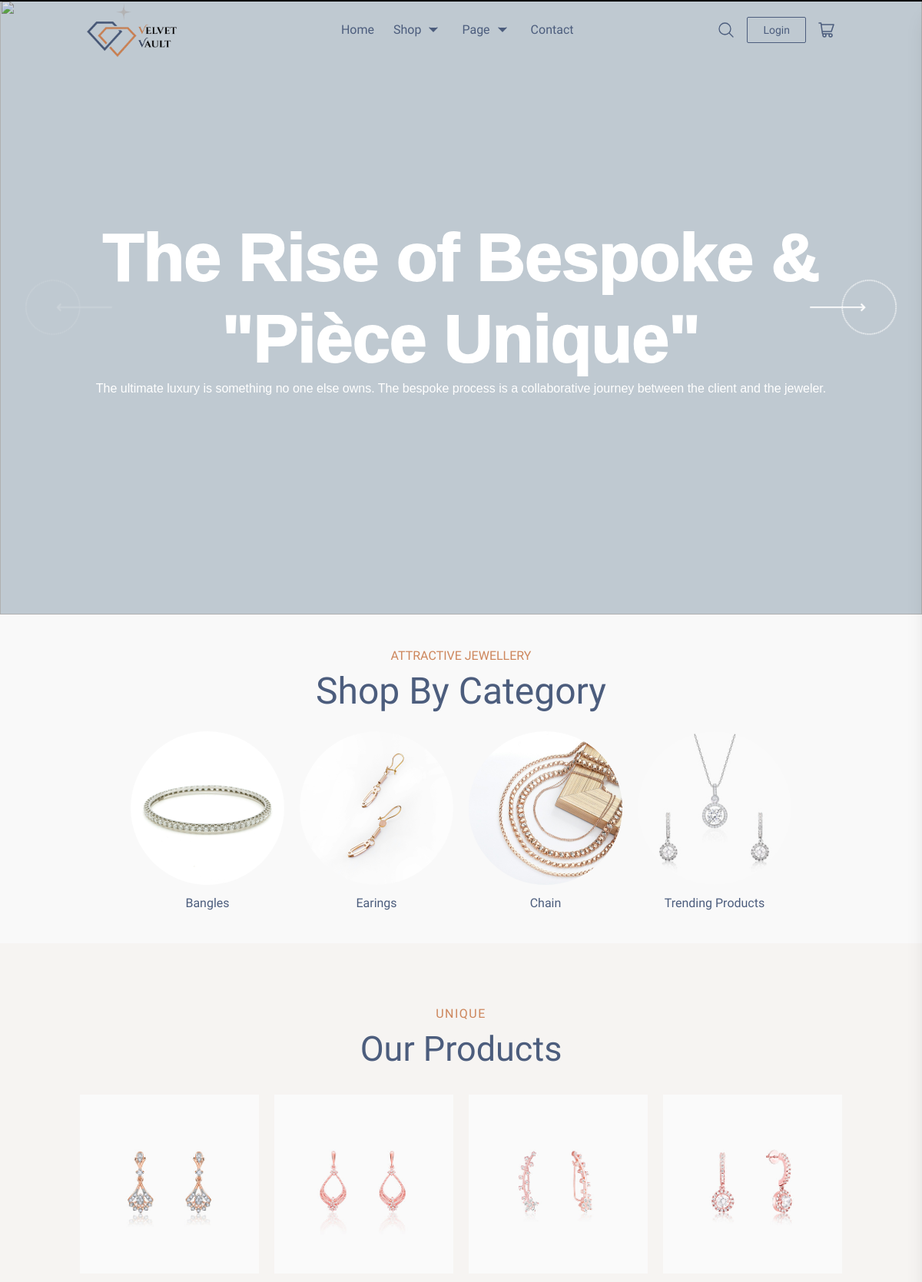
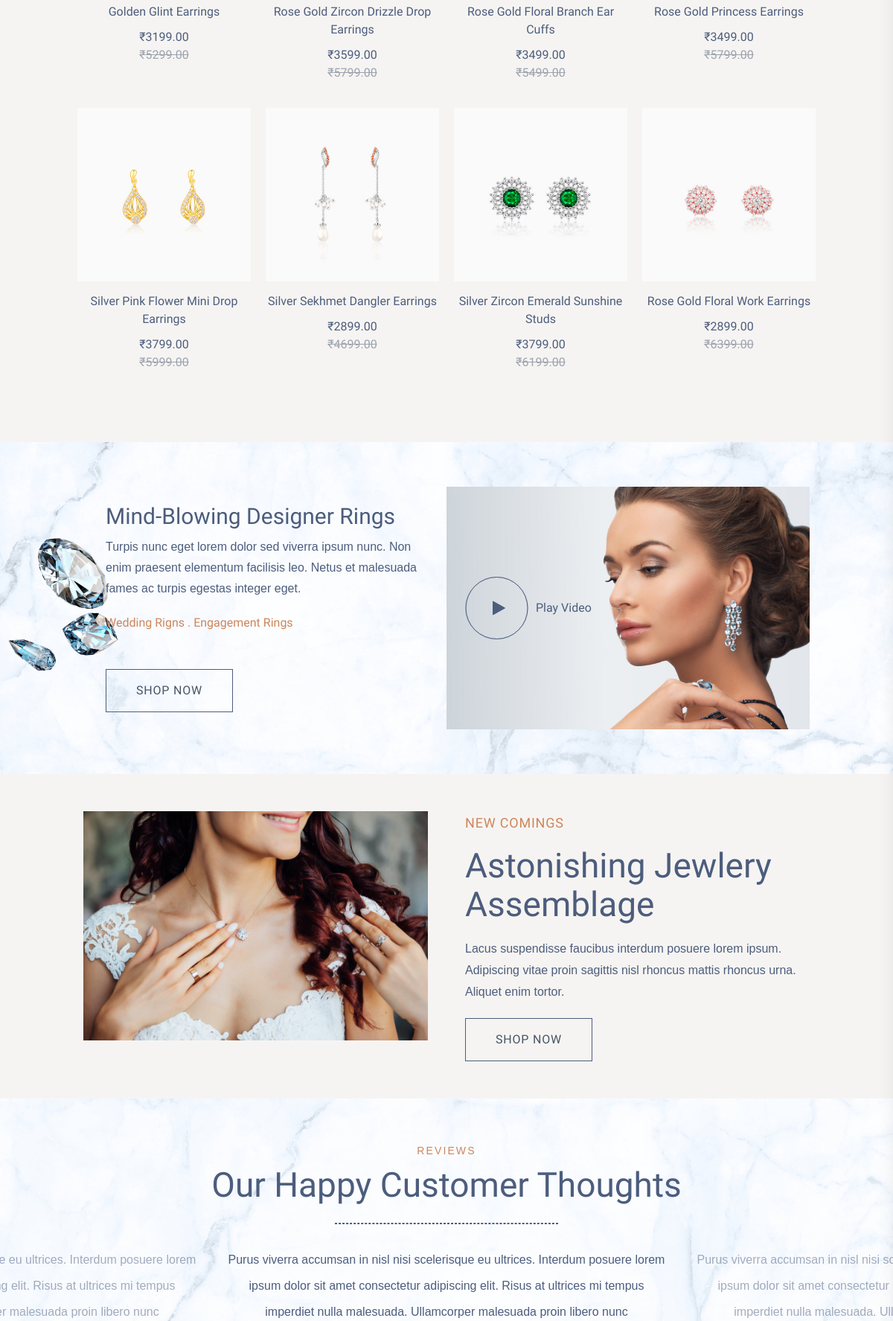
The page / (upper part) on the database its author committed (2 pictures, top to bottom).
### store/models.py (models this page shows, shortened)
class Collection(models.Model):
    name = models.CharField(max_length=20, unique=True)
    description = models.TextField(max_length=200, blank=True, null=True)
    image = models.ImageField(upload_to='collections/', blank=True, null=True)
    is_active = models.BooleanField(default=True)
    created_at = models.DateTimeField(auto_now_add=True)
    products = models.ManyToManyField(
        'JewelryItem',
        related_name='collections',
        blank=True
    )

class JewelryItem(models.Model):
    name = models.CharField(max_length=100, unique=True)
    description = models.TextField(max_length=250, null=True)
    price = models.DecimalField(max_digits=10, decimal_places=2, default=Decimal('0.00'))
    discount_price = models.DecimalField(max_digits=10, decimal_places=2, default=Decimal('0.00'))
    stock = models.PositiveIntegerField(default=0)
    slug = models.SlugField(unique=True, null=True, blank=True)
    category = models.CharField(max_length=50)
    brand = models.CharField(max_length=100, blank=True, null=True)
    image = models.ImageField(upload_to='products/', blank=True, null=True)
    sku = models.CharField(max_length=50)
    created_at = models.DateTimeField(auto_now_add=True)
    updated_at = models.DateTimeField(auto_now=True)
    is_active = models.BooleanField(default=True)

### store/views.py (the view, shortened to what this page needs)
# urls.py: path('', home_page, name='home_page'),
def home_page(request):
    collections = Collection.objects.all()
    products = JewelryItem.objects.all()
    cart = request.session.get('cart', {})
    cart_items = []
    return render(request, 'store/index.html', {'products': products, 'collections': collections, 'page_title': 'Home', 'cart_items': cart_items})

### store/context_processors.py (called while the page is built, shortened)
def cart_items(request):
    cart = request.session.get('cart', {})
    items = []
    cart_count = sum(item['quantity'] for item in cart.values())
    subtotal = 0
    return {
        'cart_items': items,
        'cart_count': sum(item['quantity'] for item in cart.values()),
        'cart_subtotal': subtotal
    }

### store/templates/store/index.html (shortened to what this page needs)
{% extends "store/master.html" %}
{% load static %}
{% block content %}
    <div class="fashion-slider">
      <div class="swiper">
        <div class="swiper-wrapper">
          <div class="swiper-slide" data-slide-bg-color="#BFC9D1">
            <div class="fashion-slider-title" data-swiper-parallax="-130%">
               <div class="slider-text-content">
                <div class="fashion-slider-title-text">The Rise of Bespoke & "Pièce Unique"</div>
              <p>The ultimate luxury is something no one else owns. The bespoke process is a collaborative journey between the client and the jeweler.</p>
               </div>
            </div>
            <div class="fashion-slider-scale">
              <img src="{% static '/images/slider1.jpg' %}">
            </div>
          </div>
        </div>
        <div class="fashion-slider-button-prev fashion-slider-button">
        </div>
        <div class="fashion-slider-button-next fashion-slider-button">
        </div>
      </div>
    </div>
<section class="bg-[#f9f9f9] py-[40px]">
  <div class="container mx-auto">
    <div class="text-center mb-7">
      <p class="uppercase text-[#cd865c] mb-2 text-base/7"
         data-aos="fade-up" data-aos-duration="1200">
        ATTRACTIVE JEWELLERY
      </p>
      <h2 class="text-5xl text-[#4c5d7d]"
          data-aos="fade-down" data-aos-delay="200" data-aos-duration="1200">
        Shop By Category
      </h2>
    </div>
    <div class="flex flex-wrap gap-5 justify-center">
      {% for collection in collections %}
      <div class="collection-card">
        <div class="wrapper rounded-full">
          <a href="{% url 'collection_page' collection.id %}">
            <img src="{{ collection.image.url }}" alt=""
                 class="rounded-full w-full h-full cover">
          </a>
          <a href="{% url 'collection_page' collection.id %}"
             class="text-center mt-3 text-[#4c5d7d] block hover:text-[#cd865c] transition duration-500">
            {{ collection.name }}
          </a>
        </div>
      </div>
      {% endfor %}
    </div>
  </div>
</section>
<section class="our-product-section py-20 px-0">
  <div class="container mx-auto px-4">
    <p class="product-caption text-[#cd865c] tracking-[1.5px] leading-normal text-base font-medium text-center" data-aos="fade-up" data-aos-duration="800">
      UNIQUE
    </p>
    <h2 class="product-title font-['Proza_Libre'] text-[45px] text-center text-[#4c5d7d] font-normal mb-[25px]"data-aos="fade-down" data-aos-delay="200" data-aos-duration="800">
      Our Products
    </h2>
    <div id="product-container" class="hidden grid grid-cols-1 sm:grid-cols-3 lg:grid-cols-4 gap-5">
      {% for product in products|slice:":8" %}
      <div class="product-card group text-center text-[#4c5d7d] overflow-hidden transition-all duration-500 ease-in-out">
        <div class="product-hover-main relative overflow-hidden">
          {% if product.image %}
          <a href="{% url 'product_detail' product.slug %}" class="block">
            <img
              src="{{ product.image.url }}"
              alt="{{ product.name }}"
              class="w-full skeleton h-auto cursor-pointer block transition-transform duration-[250ms] ease-in-out group-hover:scale-110"
            />
          </a>
          {% else %}
          <img
            src="{% static 'images/placeholder.jpg' %}"
            alt="Placeholder"
            class="w-full h-auto"
          />
          {% endif %}
        </div>
        <div class="product-info relative z-10 py-[15px] px-0">
          <a href="{% url 'product_detail' product.id %}">
            <h3 class=" product-name font-['Proza_Libre'] font-medium text-base mb-[10px] text-[#4c5d7d] hover:text-[#cd865c] transition-all duration-500 ease-in-out cursor-pointer">
              {{ product.name }}
            </h3>
          </a>
          <p class="product-price text-[#4c5d7d]">₹{{ product.price }}</p>
          <p class="product-price text-gray-400 line-through">₹{{ product.discount_price }}</p>
        </div>
      </div>
      {% empty %}
      <p class="w-full text-center">The vault is currently empty. Check back soon!</p>
      {% endfor %}
    </div>
  </div>
</section>
    <section class="video-with-text" style="background-image: url('{% static "images/sectionbackground.jpg" %}');">
      <img
        src="{% static 'images/animatediamond.png' %}"
        class="diamond-img"
        alt="Velvet Vault Diamond"
      />
      <div class="container">
        <div class="video-with-text-main">
          <div class="video-with-text-content left-content">
            <div class="text-content">
              <h2 class="video-with-text-title" data-aos="fade-right" data-aos-duration="1200">Mind-Blowing Designer Rings</h2>
              <p class="video-with-text-description" data-aos="fade-right" data-aos-delay="200" data-aos-duration="1200">
                Turpis nunc eget lorem dolor sed viverra ipsum nunc. Non enim
                praesent elementum facilisis leo. Netus et malesuada fames ac
                turpis egestas integer eget.
              </p>
              <p class="imp-text" data-aos="fade-right" data-aos-delay="400" data-aos-duration="1200">Wedding Rigns . Engagement Rings</p>
            </div>
            <a href="#" class="inline-block border border-[#4c5d7d] px-10 py-4 text-slate-600 tracking-wider uppercase hover:bg-[#4c5d7d] hover:text-white transition duration-500">SHOP NOW</a>
          </div>
          <div class="video-with-text-content video-thumbnail">
            <img
              src="{% static 'images/imagebanner.jpg' %}"
              alt="Velvet Vault Banner" data-aos="fade" data-aos-duration="1200"
            />
            <button class="play-btn" onclick="openVideo()">
              <p style="color: #4c5d7d">Play Video</p>
            </button>
          </div>
        </div>
      </div>
    </section>
<section class="image-with-text-section">
  <div class="container">
    <div class="image-with-text-main">
      <div class="image-text-block">
        <img src="{% static "/images/Rectangle_8.jpg" %}" alt="" data-aos="fade" data-aos-duration="1200">
      </div>
      <div class="image-text-block right-block">
        <div class="image-text-block">
          <span class="image-subtitle" data-aos="fade-right" data-aos-duration="1200">NEW COMINGS</span>
          <h2 class="image-title" data-aos="fade-right" data-aos-delay="200" data-aos-duration="1200">Astonishing Jewlery Assemblage</h2>
          <p class="image-description" data-aos="fade-right" data-aos-delay="400" data-aos-duration="1200">Lacus suspendisse faucibus interdum posuere lorem ipsum. Adipiscing vitae proin sagittis nisl rhoncus mattis rhoncus urna. Aliquet enim tortor.</p>
          <button class="inline-block border border-[#4c5d7d] px-10 py-4 text-slate-600 tracking-wider uppercase hover:bg-[#4c5d7d] hover:text-white transition duration-500">Shop Now</button>
        </div>
      </div>
    </div>
  </div>
</section>
<section class="review-section" style="background-image: url('{% static "images/Rectangle_10.jpg" %}');">
   <p class="review-caption" data-aos="fade-up" data-aos-duration="1200">Reviews</p>
    <h2 class="review-heading" data-aos="fade-down" data-aos-delay="200" data-aos-duration="1200">Our Happy Customer Thoughts</h2>
     <div class="carousel"
  data-flickity='{ "wrapAround": true, "prevNextButtons": false}'>
  <div class="carousel-cell">
  	<p>Purus viverra accumsan in nisl nisi scelerisque eu ultrices. Interdum posuere lorem ipsum dolor sit amet consectetur adipiscing elit. Risus at ultrices mi tempus imperdiet nulla malesuada. Ullamcorper malesuada proin libero nunc</p>
  </div>
  <div class="carousel-cell">
    	<p>Purus viverra accumsan in nisl nisi scelerisque eu ultrices. Interdum posuere lorem ipsum dolor sit amet consectetur adipiscing elit. Risus at ultrices mi tempus imperdiet nulla malesuada. Ullamcorper malesuada proin libero nunc</p></div>
  <div class="carousel-cell">
    	<p>Purus viverra accumsan in nisl nisi scelerisque eu ultrices. Interdum posuere lorem ipsum dolor sit amet consectetur adipiscing elit. Risus at ultrices mi tempus imperdiet nulla malesuada. Ullamcorper malesuada proin libero nunc</p></div>
</div>
</section>
{% endblock %}

### store/static/css/slider.css (style rules this page uses)
:root { --swiper-theme-color: #007aff }
.swiper { margin-left:auto;margin-right:auto;position:relative;overflow:hidden;list-style:none;padding:0;z-index:1;display:block }
.swiper-wrapper { position:relative;width:100%;height:100%;z-index:1;display:flex;transition-property:transform;transition-timing-function:var(--swiper-wrapper-transition-timing-function, initial);box-sizing:content-box }
.swiper-android .swiper-slide,.swiper-ios .swiper-slide,.swiper-wrapper { transform:translateZ(0) }
.swiper-horizontal { touch-action:pan-y }
.swiper-slide { flex-shrink:0;width:100%;height:100%;position:relative;transition-property:transform;display:block }
.swiper-backface-hidden .swiper-slide { transform:translateZ(0);backface-visibility:hidden }
:root { --fashion-slider-font-family: sans-serif;--fashion-slider-button-side-offset: 32px;--fashion-slider-button-mobile-side-offset: 24px;--fashion-slider-button-mobile-bottom-offset: 16px;--fashion-slider-title-font-size: 80px;--fashion-slider-title-line-height: 1.2 }
.fashion-slider { width:100%;height:100%;font-family:var(--fashion-slider-font-family) }
.fashion-slider .swiper { width:100%;height:100%;transition:1s background-color 1.3s }
.fashion-slider .swiper-wrapper { transition-delay:1s;transition-timing-function:cubic-bezier(.5,0,0,1) }
.fashion-slider .swiper-slide { text-align:center;display:flex;justify-content:center;align-items:center }
.fashion-slider-title { transition-delay:1s;z-index:10 }
.fashion-slider-title-text { font-weight:700;font-size:var(--fashion-slider-title-font-size);line-height:var(--fashion-slider-title-line-height);letter-spacing:-1px;color:#fff0;-webkit-text-stroke:2px #fff }
.fashion-slider-scale { width:100%;height:100%;position:absolute;transform:scale(.6);transition-duration:1s;transition-property:transform;transition-timing-function:cubic-bezier(.5,0,0,1);opacity:.9;overflow:hidden }
.fashion-slider-scale img { width:100%;height:100%;object-fit:cover;transform:scale(1.2) translate(50%);transition-timing-function:cubic-bezier(.5,0,0,1);transition-property:transform }
.fashion-slider-button { transition:.5s;outline:none;position:absolute;width:140px;z-index:10;top:50%;transform:translateY(-50%);cursor:pointer }
.fashion-slider-button svg { display:block;transition:.5s }
.fashion-slider-button-prev { left:var(--fashion-slider-button-side-offset) }
.fashion-slider-button-next { right:var(--fashion-slider-button-side-offset) }
.fashion-slider-button-disabled { opacity:.2;cursor:default }
html,body { position:relative;height:100%;margin:0;padding:0 }
body { color:#fff;line-height:1.5;font-family:-apple-system,system-ui,Helvetica Neue,Helvetica,Arial,Segoe UI,Roboto,sans-serif;-webkit-font-smoothing:antialiased;-moz-osx-font-smoothing:grayscale }
.fashion-slider { --fashion-slider-title-font-size: 88px }

### store/templates/store/master.html (style rules this page uses)
.container { width: 100%; padding: 0px 24px; }

### rows shown on the page
Collection: image (picture), name "Bangles"
Collection: image (picture), name "Earings"
Collection: image (picture), name "Chain"
Collection: image (picture), name "Trending Products"
JewelryItem: image (picture), name "Golden Glint Earrings", price "3199.00", discount_price "5299.00"
JewelryItem: image (picture), name "Rose Gold Zircon Drizzle Drop Earrings", price "3599.00", discount_price "5799.00"
JewelryItem: image (picture), name "Rose Gold Floral Branch Ear Cuffs", price "3499.00", discount_price "5499.00"
JewelryItem: image (picture), name "Rose Gold Princess Earrings", price "3499.00", discount_price "5799.00"
JewelryItem: image (picture), name "Silver Pink Flower Mini Drop Earrings", price "3799.00", discount_price "5999.00"
JewelryItem: image (picture), name "Silver Sekhmet Dangler Earrings", price "2899.00", discount_price "4699.00"
JewelryItem: image (picture), name "Silver Zircon Emerald Sunshine Studs", price "3799.00", discount_price "6199.00"
JewelryItem: image (picture), name "Rose Gold Floral Work Earrings", price "2899.00", discount_price "6399.00"
